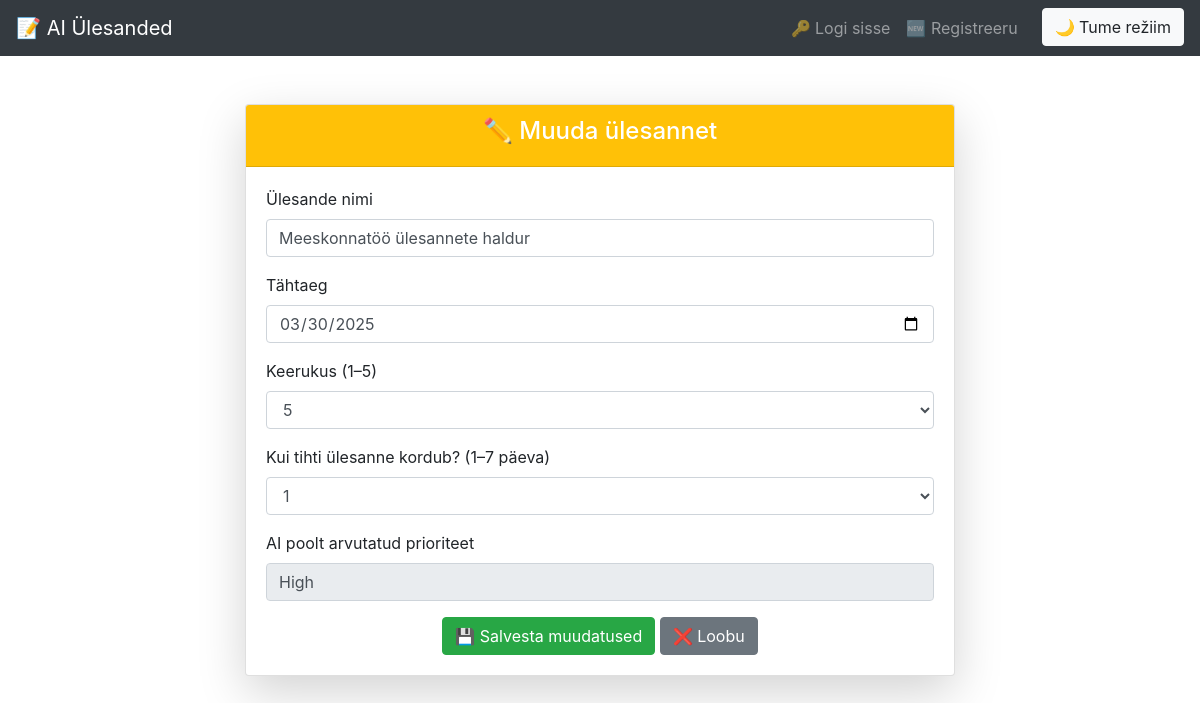
Page /edit/4/ on the committed database.
### tasks/models.py (models this page shows, shortened)
class Task(models.Model):
    PRIORITY_CHOICES = [
        ('Low', 'Madal'),
        ('Medium', 'Keskmine'),
        ('High', 'Kõrge'),
    ]
    user = models.ForeignKey(User, on_delete=models.CASCADE)
    title = models.CharField(max_length=255)
    description = models.TextField(blank=True, null=True)
    due_date = models.DateField()
    complexity = models.IntegerField(default=1)  # 1-5 skaalal
    frequency = models.IntegerField(default=1)  # Kui tihti ülesanne esineb (1-7 päeva)
    priority = models.CharField(max_length=10, choices=PRIORITY_CHOICES, default='Medium')
    created_at = models.DateTimeField(auto_now_add=True)

### tasks/views.py (the view, shortened to what this page needs)
# urls.py: path('edit/<int:task_id>/', edit_task, name='edit_task'),  # Lisa edit_task URL
def edit_task(request, task_id):
    task = get_object_or_404(Task, id=task_id)
    return render(request, 'tasks/edit_task.html', {'task': task})

### tasks/templates/tasks/edit_task.html (shortened to what this page needs)
{% extends 'tasks/base.html' %}
{% block content %}
<div class="container mt-5">
    <div class="row justify-content-center">
        <div class="col-md-8">
            <div class="card shadow-lg">
                <div class="card-header bg-warning text-white text-center">
                    <h4>✏️ Muuda ülesannet</h4>
                </div>
                <div class="card-body">
                    <form method="POST">
                        <div class="form-group">
                            <label for="title">Ülesande nimi</label>
                            <input type="text" class="form-control" id="title" name="title" required value="{{ task.title }}">
                        </div>
                        <div class="form-group">
                            <label for="due_date">Tähtaeg</label>
                            <input type="date" class="form-control" id="due_date" name="due_date" required value="{{ task.due_date|date:'Y-m-d' }}">
                        </div>
                        <div class="form-group">
                            <label for="complexity">Keerukus (1–5)</label>
                            <select class="form-control" id="complexity" name="complexity" required>
                                {% for i in "12345" %}
                                    <option value="{{ i }}" {% if task.complexity == i|add:"0" %}selected{% endif %}>{{ i }}</option>
                                {% endfor %}
                            </select>
                        </div>
                        <div class="form-group">
                            <label for="frequency">Kui tihti ülesanne kordub? (1–7 päeva)</label>
                            <select class="form-control" id="frequency" name="frequency" required>
                                {% for i in "1234567" %}
                                    <option value="{{ i }}" {% if task.frequency == i|add:"0" %}selected{% endif %}>{{ i }}</option>
                                {% endfor %}
                            </select>
                        </div>
                        <div class="form-group">
                            <label for="priority">AI poolt arvutatud prioriteet</label>
                            <input type="text" class="form-control" id="priority" name="priority" readonly value="{{ task.priority }}">
                        </div>
                        <div class="text-center">
                            <button type="submit" class="btn btn-success">💾 Salvesta muudatused</button>
                            <a href="{% url 'task_list' %}" class="btn btn-secondary">❌ Loobu</a>
                        </div>
                    </form>
                </div>
            </div>
        </div>
    </div>
</div>
{% endblock %}

### tasks/templates/tasks/base.html (style rules this page uses)
body { transition: background 0.3s, color 0.3s; }

### rows in the picture
Task: title "Meeskonnatöö ülesannete haldur", due_date "03/30/2025", complexity "5", frequency "1", priority "High"
